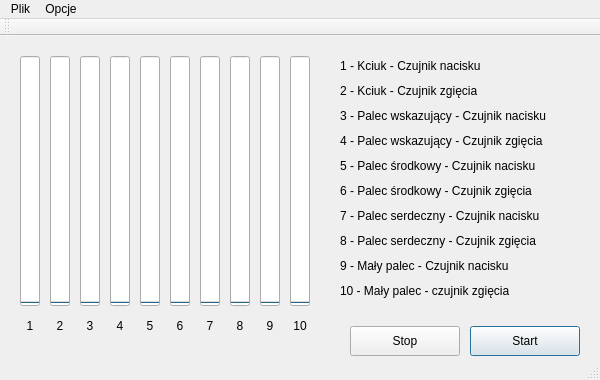
<?xml version="1.0" encoding="UTF-8"?>
<ui version="4.0">
 <class>MainWindow</class>
 <widget class="QMainWindow" name="MainWindow">
  <property name="geometry">
   <rect>
    <x>0</x>
    <y>0</y>
    <width>600</width>
    <height>380</height>
   </rect>
  </property>
  <property name="windowTitle">
   <string>MainWindow</string>
  </property>
  <widget class="QWidget" name="centralWidget">
   <widget class="QWidget" name="widget" native="true">
    <property name="geometry">
     <rect>
      <x>10</x>
      <y>10</y>
      <width>310</width>
      <height>305</height>
     </rect>
    </property>
    <widget class="QProgressBar" name="progressBara">
     <property name="geometry">
      <rect>
       <x>10</x>
       <y>10</y>
       <width>20</width>
       <height>250</height>
      </rect>
     </property>
     <property name="minimum">
      <number>0</number>
     </property>
     <property name="maximum">
      <number>4096</number>
     </property>
     <property name="value">
      <number>0</number>
     </property>
     <property name="orientation">
      <enum>Qt::Vertical</enum>
     </property>
    </widget>
    <widget class="QProgressBar" name="progressBarb">
     <property name="geometry">
      <rect>
       <x>40</x>
       <y>10</y>
       <width>20</width>
       <height>250</height>
      </rect>
     </property>
     <property name="maximum">
      <number>2100</number>
     </property>
     <property name="value">
      <number>0</number>
     </property>
     <property name="orientation">
      <enum>Qt::Vertical</enum>
     </property>
    </widget>
    <widget class="QProgressBar" name="progressBarc">
     <property name="geometry">
      <rect>
       <x>70</x>
       <y>10</y>
       <width>20</width>
       <height>250</height>
      </rect>
     </property>
     <property name="minimum">
      <number>0</number>
     </property>
     <property name="maximum">
      <number>4096</number>
     </property>
     <property name="value">
      <number>0</number>
     </property>
     <property name="orientation">
      <enum>Qt::Vertical</enum>
     </property>
    </widget>
    <widget class="QProgressBar" name="progressBard">
     <property name="geometry">
      <rect>
       <x>100</x>
       <y>10</y>
       <width>20</width>
       <height>250</height>
      </rect>
     </property>
     <property name="maximum">
      <number>2100</number>
     </property>
     <property name="value">
      <number>0</number>
     </property>
     <property name="orientation">
      <enum>Qt::Vertical</enum>
     </property>
    </widget>
    <widget class="QProgressBar" name="progressBare">
     <property name="geometry">
      <rect>
       <x>130</x>
       <y>10</y>
       <width>20</width>
       <height>250</height>
      </rect>
     </property>
     <property name="maximum">
      <number>4096</number>
     </property>
     <property name="value">
      <number>0</number>
     </property>
     <property name="orientation">
      <enum>Qt::Vertical</enum>
     </property>
    </widget>
    <widget class="QProgressBar" name="progressBarf">
     <property name="geometry">
      <rect>
       <x>160</x>
       <y>10</y>
       <width>20</width>
       <height>250</height>
      </rect>
     </property>
     <property name="minimum">
      <number>0</number>
     </property>
     <property name="maximum">
      <number>2100</number>
     </property>
     <property name="value">
      <number>0</number>
     </property>
     <property name="orientation">
      <enum>Qt::Vertical</enum>
     </property>
    </widget>
    <widget class="QProgressBar" name="progressBarg">
     <property name="geometry">
      <rect>
       <x>190</x>
       <y>10</y>
       <width>20</width>
       <height>250</height>
      </rect>
     </property>
     <property name="maximum">
      <number>4096</number>
     </property>
     <property name="value">
      <number>0</number>
     </property>
     <property name="orientation">
      <enum>Qt::Vertical</enum>
     </property>
    </widget>
    <widget class="QProgressBar" name="progressBarh">
     <property name="geometry">
      <rect>
       <x>220</x>
       <y>10</y>
       <width>20</width>
       <height>250</height>
      </rect>
     </property>
     <property name="minimum">
      <number>0</number>
     </property>
     <property name="maximum">
      <number>2100</number>
     </property>
     <property name="value">
      <number>0</number>
     </property>
     <property name="orientation">
      <enum>Qt::Vertical</enum>
     </property>
    </widget>
    <widget class="QProgressBar" name="progressBari">
     <property name="geometry">
      <rect>
       <x>250</x>
       <y>10</y>
       <width>20</width>
       <height>250</height>
      </rect>
     </property>
     <property name="maximum">
      <number>4096</number>
     </property>
     <property name="value">
      <number>0</number>
     </property>
     <property name="textVisible">
      <bool>true</bool>
     </property>
     <property name="orientation">
      <enum>Qt::Vertical</enum>
     </property>
    </widget>
    <widget class="QProgressBar" name="progressBarj">
     <property name="geometry">
      <rect>
       <x>280</x>
       <y>10</y>
       <width>20</width>
       <height>250</height>
      </rect>
     </property>
     <property name="maximum">
      <number>2100</number>
     </property>
     <property name="value">
      <number>0</number>
     </property>
     <property name="textVisible">
      <bool>true</bool>
     </property>
     <property name="orientation">
      <enum>Qt::Vertical</enum>
     </property>
    </widget>
    <widget class="QLabel" name="label_11">
     <property name="geometry">
      <rect>
       <x>10</x>
       <y>270</y>
       <width>20</width>
       <height>20</height>
      </rect>
     </property>
     <property name="text">
      <string>1</string>
     </property>
     <property name="alignment">
      <set>Qt::AlignCenter</set>
     </property>
    </widget>
    <widget class="QLabel" name="label_12">
     <property name="geometry">
      <rect>
       <x>40</x>
       <y>270</y>
       <width>20</width>
       <height>20</height>
      </rect>
     </property>
     <property name="text">
      <string>2</string>
     </property>
     <property name="alignment">
      <set>Qt::AlignCenter</set>
     </property>
    </widget>
    <widget class="QLabel" name="label_13">
     <property name="geometry">
      <rect>
       <x>70</x>
       <y>270</y>
       <width>20</width>
       <height>20</height>
      </rect>
     </property>
     <property name="text">
      <string>3</string>
     </property>
     <property name="alignment">
      <set>Qt::AlignCenter</set>
     </property>
    </widget>
    <widget class="QLabel" name="label_14">
     <property name="geometry">
      <rect>
       <x>100</x>
       <y>270</y>
       <width>20</width>
       <height>20</height>
      </rect>
     </property>
     <property name="text">
      <string>4</string>
     </property>
     <property name="alignment">
      <set>Qt::AlignCenter</set>
     </property>
    </widget>
    <widget class="QLabel" name="label_15">
     <property name="geometry">
      <rect>
       <x>130</x>
       <y>270</y>
       <width>20</width>
       <height>20</height>
      </rect>
     </property>
     <property name="text">
      <string>5</string>
     </property>
     <property name="alignment">
      <set>Qt::AlignCenter</set>
     </property>
    </widget>
    <widget class="QLabel" name="label_16">
     <property name="geometry">
      <rect>
       <x>220</x>
       <y>270</y>
       <width>20</width>
       <height>20</height>
      </rect>
     </property>
     <property name="text">
      <string>8</string>
     </property>
     <property name="alignment">
      <set>Qt::AlignCenter</set>
     </property>
    </widget>
    <widget class="QLabel" name="label_17">
     <property name="geometry">
      <rect>
       <x>190</x>
       <y>270</y>
       <width>20</width>
       <height>20</height>
      </rect>
     </property>
     <property name="text">
      <string>7</string>
     </property>
     <property name="alignment">
      <set>Qt::AlignCenter</set>
     </property>
    </widget>
    <widget class="QLabel" name="label_18">
     <property name="geometry">
      <rect>
       <x>160</x>
       <y>270</y>
       <width>20</width>
       <height>20</height>
      </rect>
     </property>
     <property name="text">
      <string>6</string>
     </property>
     <property name="alignment">
      <set>Qt::AlignCenter</set>
     </property>
    </widget>
    <widget class="QLabel" name="label_19">
     <property name="geometry">
      <rect>
       <x>280</x>
       <y>270</y>
       <width>20</width>
       <height>20</height>
      </rect>
     </property>
     <property name="text">
      <string>10</string>
     </property>
     <property name="alignment">
      <set>Qt::AlignCenter</set>
     </property>
    </widget>
    <widget class="QLabel" name="label_20">
     <property name="geometry">
      <rect>
       <x>250</x>
       <y>270</y>
       <width>20</width>
       <height>20</height>
      </rect>
     </property>
     <property name="text">
      <string>9</string>
     </property>
     <property name="alignment">
      <set>Qt::AlignCenter</set>
     </property>
    </widget>
   </widget>
   <widget class="QWidget" name="legend" native="true">
    <property name="geometry">
     <rect>
      <x>330</x>
      <y>10</y>
      <width>260</width>
      <height>265</height>
     </rect>
    </property>
    <widget class="QLabel" name="label_9">
     <property name="geometry">
      <rect>
       <x>10</x>
       <y>10</y>
       <width>240</width>
       <height>20</height>
      </rect>
     </property>
     <property name="layoutDirection">
      <enum>Qt::LeftToRight</enum>
     </property>
     <property name="text">
      <string>1 - Kciuk - Czujnik nacisku</string>
     </property>
    </widget>
    <widget class="QLabel" name="label">
     <property name="geometry">
      <rect>
       <x>10</x>
       <y>35</y>
       <width>240</width>
       <height>20</height>
      </rect>
     </property>
     <property name="sizePolicy">
      <sizepolicy hsizetype="Preferred" vsizetype="Preferred">
       <horstretch>0</horstretch>
       <verstretch>0</verstretch>
      </sizepolicy>
     </property>
     <property name="layoutDirection">
      <enum>Qt::LeftToRight</enum>
     </property>
     <property name="text">
      <string>2 - Kciuk - Czujnik zgięcia</string>
     </property>
    </widget>
    <widget class="QLabel" name="label_5">
     <property name="geometry">
      <rect>
       <x>10</x>
       <y>60</y>
       <width>240</width>
       <height>20</height>
      </rect>
     </property>
     <property name="layoutDirection">
      <enum>Qt::LeftToRight</enum>
     </property>
     <property name="text">
      <string>3 - Palec wskazujący - Czujnik nacisku</string>
     </property>
    </widget>
    <widget class="QLabel" name="label_8">
     <property name="geometry">
      <rect>
       <x>10</x>
       <y>85</y>
       <width>240</width>
       <height>20</height>
      </rect>
     </property>
     <property name="layoutDirection">
      <enum>Qt::LeftToRight</enum>
     </property>
     <property name="text">
      <string>4 - Palec wskazujący - Czujnik zgięcia</string>
     </property>
    </widget>
    <widget class="QLabel" name="label_2">
     <property name="geometry">
      <rect>
       <x>10</x>
       <y>110</y>
       <width>240</width>
       <height>20</height>
      </rect>
     </property>
     <property name="layoutDirection">
      <enum>Qt::LeftToRight</enum>
     </property>
     <property name="text">
      <string>5 - Palec środkowy - Czujnik nacisku</string>
     </property>
    </widget>
    <widget class="QLabel" name="label_6">
     <property name="geometry">
      <rect>
       <x>10</x>
       <y>135</y>
       <width>240</width>
       <height>20</height>
      </rect>
     </property>
     <property name="layoutDirection">
      <enum>Qt::LeftToRight</enum>
     </property>
     <property name="text">
      <string>6 - Palec środkowy - Czujnik zgięcia</string>
     </property>
    </widget>
    <widget class="QLabel" name="label_3">
     <property name="geometry">
      <rect>
       <x>10</x>
       <y>160</y>
       <width>240</width>
       <height>20</height>
      </rect>
     </property>
     <property name="layoutDirection">
      <enum>Qt::LeftToRight</enum>
     </property>
     <property name="text">
      <string>7 - Palec serdeczny - Czujnik nacisku</string>
     </property>
    </widget>
    <widget class="QLabel" name="label_10">
     <property name="geometry">
      <rect>
       <x>10</x>
       <y>185</y>
       <width>240</width>
       <height>20</height>
      </rect>
     </property>
     <property name="sizePolicy">
      <sizepolicy hsizetype="Preferred" vsizetype="Preferred">
       <horstretch>0</horstretch>
       <verstretch>0</verstretch>
      </sizepolicy>
     </property>
     <property name="layoutDirection">
      <enum>Qt::LeftToRight</enum>
     </property>
     <property name="text">
      <string>8 - Palec serdeczny - Czujnik zgięcia</string>
     </property>
     <property name="wordWrap">
      <bool>false</bool>
     </property>
    </widget>
    <widget class="QLabel" name="label_4">
     <property name="geometry">
      <rect>
       <x>10</x>
       <y>210</y>
       <width>240</width>
       <height>20</height>
      </rect>
     </property>
     <property name="layoutDirection">
      <enum>Qt::LeftToRight</enum>
     </property>
     <property name="text">
      <string>9 - Mały palec - Czujnik nacisku</string>
     </property>
    </widget>
    <widget class="QLabel" name="label_7">
     <property name="geometry">
      <rect>
       <x>10</x>
       <y>235</y>
       <width>240</width>
       <height>20</height>
      </rect>
     </property>
     <property name="layoutDirection">
      <enum>Qt::LeftToRight</enum>
     </property>
     <property name="text">
      <string>10 - Mały palec - czujnik zgięcia</string>
     </property>
    </widget>
   </widget>
   <widget class="QWidget" name="button" native="true">
    <property name="geometry">
     <rect>
      <x>340</x>
      <y>280</y>
      <width>250</width>
      <height>50</height>
     </rect>
    </property>
    <widget class="QPushButton" name="pushButton">
     <property name="geometry">
      <rect>
       <x>130</x>
       <y>10</y>
       <width>110</width>
       <height>30</height>
      </rect>
     </property>
     <property name="text">
      <string>Start</string>
     </property>
     <property name="checkable">
      <bool>false</bool>
     </property>
     <property name="autoDefault">
      <bool>true</bool>
     </property>
     <property name="default">
      <bool>true</bool>
     </property>
    </widget>
    <widget class="QPushButton" name="pushButton_2">
     <property name="geometry">
      <rect>
       <x>10</x>
       <y>10</y>
       <width>110</width>
       <height>30</height>
      </rect>
     </property>
     <property name="text">
      <string>Stop</string>
     </property>
     <property name="autoDefault">
      <bool>true</bool>
     </property>
     <property name="default">
      <bool>false</bool>
     </property>
    </widget>
   </widget>
  </widget>
  <widget class="QMenuBar" name="menuBar">
   <property name="geometry">
    <rect>
     <x>0</x>
     <y>0</y>
     <width>600</width>
     <height>22</height>
    </rect>
   </property>
   <widget class="QMenu" name="menuPlik">
    <property name="title">
     <string>Plik</string>
    </property>
    <addaction name="actionZapisz_pomiary"/>
   </widget>
   <widget class="QMenu" name="menuOpcje">
    <property name="title">
     <string>Opcje</string>
    </property>
    <addaction name="actionUstawienia_pomiar_w"/>
   </widget>
   <addaction name="menuPlik"/>
   <addaction name="menuOpcje"/>
  </widget>
  <widget class="QToolBar" name="mainToolBar">
   <attribute name="toolBarArea">
    <enum>TopToolBarArea</enum>
   </attribute>
   <attribute name="toolBarBreak">
    <bool>false</bool>
   </attribute>
  </widget>
  <widget class="QStatusBar" name="statusBar"/>
  <action name="actionZapisz_pomiary">
   <property name="text">
    <string>Zapisz pomiary</string>
   </property>
  </action>
  <action name="actionUstawienia_pomiar_w">
   <property name="text">
    <string>Ustawienia pomiarów</string>
   </property>
  </action>
 </widget>
 <layoutdefault spacing="6" margin="11"/>
 <resources/>
 <connections/>
</ui>
